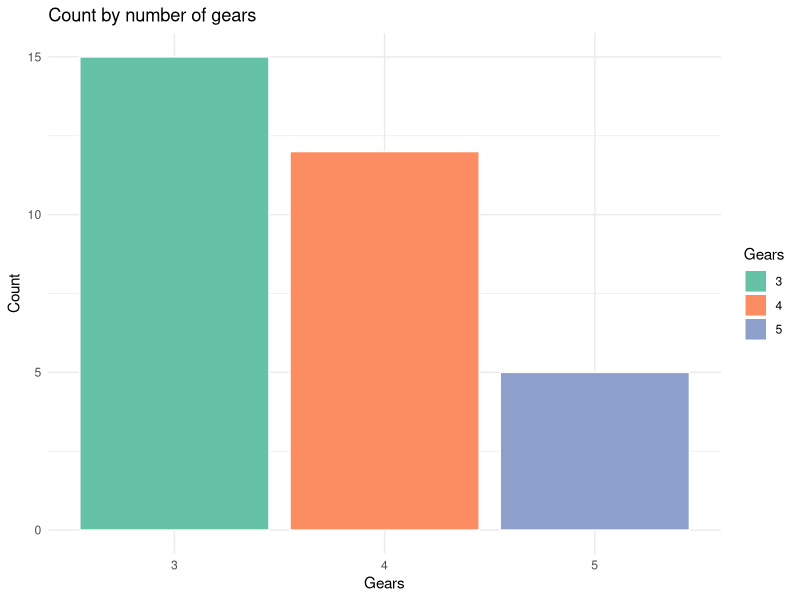
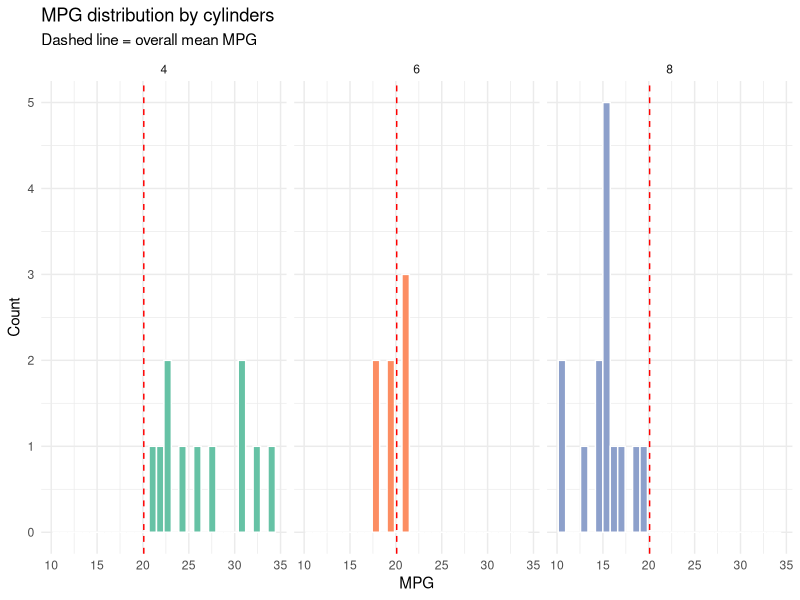
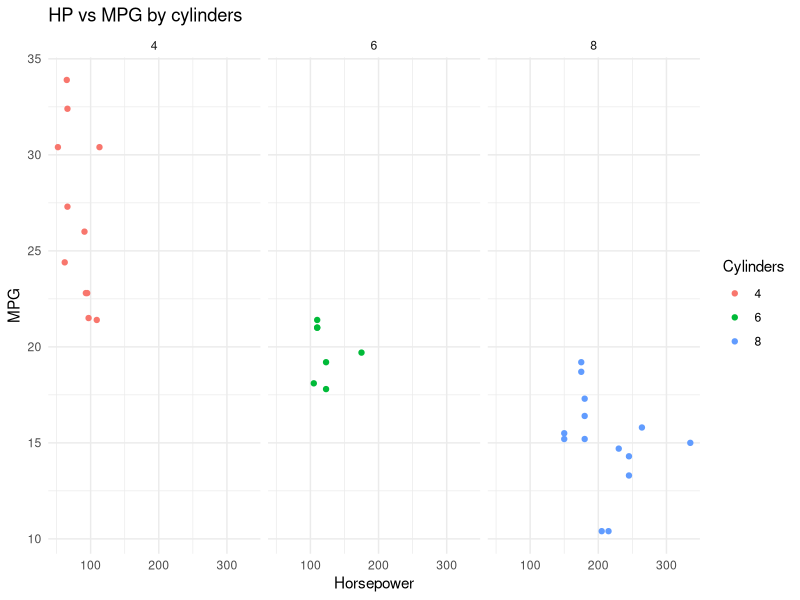

Write the R code that produced these figures, in order.
library(ggplot2)

data(mtcars)

# Ensure output directory exists so ggsave won't prompt
if (!dir.exists("docs")) dir.create("docs", recursive = TRUE)

#factor
mtcars$cyl <- factor(mtcars$cyl)

#Historgram
mean_mpg <- mean(mtcars$mpg)

p_hist <- ggplot(mtcars, aes(x = mpg, fill = cyl)) +
  geom_histogram(color = "white") +
  geom_vline(xintercept = mean_mpg, linetype = "dashed", color = "red") +
  facet_wrap(~ cyl, scales = "fixed") +
  labs(title = "MPG distribution by cylinders",
       subtitle = "Dashed line = overall mean MPG",
       x = "MPG", y = "Count") +
  theme_minimal() +
  scale_fill_brewer(palette = "Set2") +
  guides(fill = "none")


#bar Plot
p_bar <- ggplot(mtcars, aes(x = factor(gear), fill = factor(gear))) +
  geom_bar(color = "white") +
  labs(title = "Count by number of gears", x = "Gears", y = "Count", fill = "Gears") +
  theme_minimal() +
  scale_fill_brewer(palette = "Set2")


# Scatter Grid
p_scatter <- ggplot(mtcars, aes(x = hp, y = mpg, color = cyl)) +
  geom_point() +
  facet_wrap(~ cyl, scales = "fixed") +
  labs(title = "HP vs MPG by cylinders", x = "Horsepower", y = "MPG", color = "Cylinders") +
  theme_minimal()


# Ensure plots render in RStudio when sourcing the script
if (interactive()) {
  print(p_hist)
  print(p_bar)
  print(p_scatter)
}

